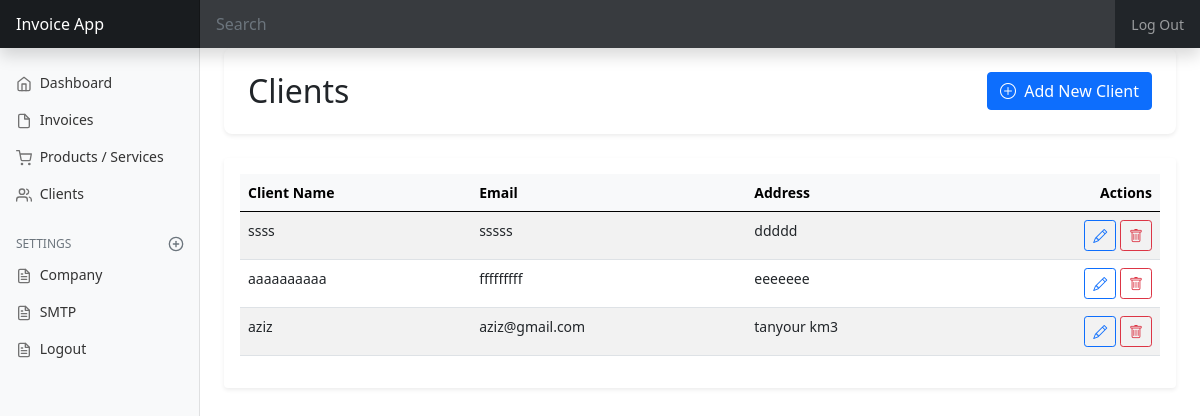
The page /clients (signed in) on the database its author committed.
### sales/models.py (models this page shows, shortened)
class Client(models.Model):
    clientname = models.CharField(null=True, blank=True, max_length=200)
    emailAddress = models.CharField(null=True, blank=True, max_length=100)
    uniqueId = models.CharField(null=True, blank=True, max_length=100)
    adress = models.CharField(null=True, blank=True, max_length=200)
    mf = models.CharField(null=True, blank=True, max_length=100)
    slug = models.SlugField(max_length=500, unique=True, blank=True, null=True)
    date_created = models.DateTimeField(blank=True, null=True)
    last_updated = models.DateTimeField(blank=True, null=True)

### sales/views.py (the view, shortened to what this page needs)
# urls.py: path('clients', clients,name='clients'),
@login_required
def clients(request):
    clients_qs = Client.objects.all()
    form = ClientForm()
    return render(request, 'sales/clients.html', {'clients': clients_qs, 'form': form})

### sales/forms.py
class ClientForm(forms.ModelForm):
    class Meta:
        model=Client
        fields=["clientname","adress","mf","emailAddress"]

### templates/sales/clients.html (shortened to what this page needs)
{% extends 'partials/base.html' %}
{% load static %}
{% load crispy_forms_tags %}
{% block css %}
<link href="https://cdn.jsdelivr.net/npm/bootstrap-icons/font/bootstrap-icons.css" rel="stylesheet">
{% endblock %}
{% block main %}
<main class="col-md-9 ms-sm-auto col-lg-10 px-md-4">
  <div class="page-header d-flex justify-content-between align-items-center">
    <h1 class="h2 mb-0">Clients</h1>
    <button type="button" class="btn btn-primary" data-bs-toggle="modal" data-bs-target="#addClientModal">
      <i class="bi bi-plus-circle me-1"></i> Add New Client
    </button>
  </div>
  {% if clients %}
  <div class="table-container bg-white rounded shadow-sm p-3">
    <table class="table table-hover table-striped">
      <thead class="table-light">
        <tr>
          <th>Client Name</th>
          <th>Email</th>
          <th>Address</th>
          <th class="text-end">Actions</th>
        </tr>
      </thead>
      <tbody>
        {% for client in clients %}
        <tr>
          <td>{{ client.clientname }}</td>
          <td>{{ client.emailAddress }}</td>
          <td>{{ client.adress }}</td>
          <td class="text-end">
            <a href="#" class="btn btn-sm btn-outline-primary">
              <i class="bi bi-pencil"></i>
            </a>
            <a href="{% url 'delete-client' client.id %}" class="btn btn-sm btn-outline-danger">
              <i class="bi bi-trash"></i>
            </a>
          </td>
        </tr>
        {% endfor %}
      </tbody>
    </table>
  </div>
  {% endif %}
</main>
{% endblock %}

### static/assets/css/dashboard.css (style rules this page uses)
body { font-size: .875rem; }

### rows shown on the page
Client: clientname "ssss", emailAddress "sssss", adress "ddddd"
Client: clientname "aaaaaaaaaa", emailAddress "fffffffff", adress "eeeeeee"
Client: clientname "aziz", emailAddress "aziz@gmail.com", adress "tanyour km3"
